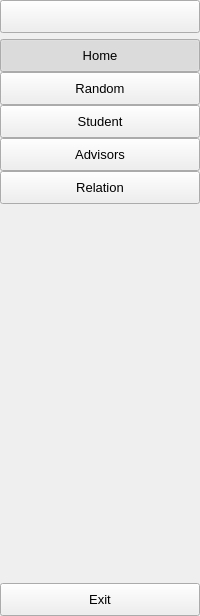
     <widget class="QWidget" name="full_menu_widget" native="true">
      <property name="styleSheet">
       <string notr="true">QWidget#full_menu_widget{
	background-color: rgba(0, 0, 0, 180);
}</string>
      </property>
      <layout class="QVBoxLayout" name="verticalLayout_4">
       <property name="leftMargin">
        <number>0</number>
       </property>
       <property name="topMargin">
        <number>0</number>
       </property>
       <property name="rightMargin">
        <number>0</number>
       </property>
       <property name="bottomMargin">
        <number>0</number>
       </property>
       <item>
        <layout class="QHBoxLayout" name="horizontalLayout_2">
         <property name="spacing">
          <number>0</number>
         </property>
         <item>
          <widget class="QPushButton" name="change_btn_1">
           <property name="minimumSize">
            <size>
             <width>0</width>
             <height>33</height>
            </size>
           </property>
           <property name="text">
            <string/>
           </property>
           <property name="icon">
            <iconset>
             <normaloff>:/icon/Icon/menu.ico</normaloff>:/icon/Icon/menu.ico</iconset>
           </property>
           <property name="iconSize">
            <size>
             <width>18</width>
             <height>18</height>
            </size>
           </property>
           <property name="checkable">
            <bool>true</bool>
           </property>
          </widget>
         </item>
        </layout>
       </item>
       <item>
        <layout class="QVBoxLayout" name="verticalLayout_2">
         <property name="spacing">
          <number>0</number>
         </property>
         <item>
          <widget class="QPushButton" name="home_btn_2">
           <property name="minimumSize">
            <size>
             <width>0</width>
             <height>33</height>
            </size>
           </property>
           <property name="font">
            <font>
             <pointsize>10</pointsize>
            </font>
           </property>
           <property name="text">
            <string>Home</string>
           </property>
           <property name="icon">
            <iconset>
             <normaloff>:/icon/Icon/home-grey.ico</normaloff>
             <normalon>:/icon/Icon/home-white.ico</normalon>:/icon/Icon/home-grey.ico</iconset>
           </property>
           <property name="iconSize">
            <size>
             <width>18</width>
             <height>18</height>
            </size>
           </property>
           <property name="checkable">
            <bool>true</bool>
           </property>
           <property name="checked">
            <bool>true</bool>
           </property>
           <property name="autoExclusive">
            <bool>true</bool>
           </property>
          </widget>
         </item>
         <item>
          <widget class="QPushButton" name="random_btn_2">
           <property name="minimumSize">
            <size>
             <width>0</width>
             <height>33</height>
            </size>
           </property>
           <property name="font">
            <font>
             <pointsize>10</pointsize>
            </font>
           </property>
           <property name="text">
            <string>Random</string>
           </property>
           <property name="icon">
            <iconset>
             <normaloff>:/icon/Icon/random-grey.ico</normaloff>
             <normalon>:/icon/Icon/randomwhite.ico</normalon>:/icon/Icon/random-grey.ico</iconset>
           </property>
           <property name="iconSize">
            <size>
             <width>18</width>
             <height>18</height>
            </size>
           </property>
           <property name="checkable">
            <bool>true</bool>
           </property>
           <property name="autoExclusive">
            <bool>true</bool>
           </property>
          </widget>
         </item>
         <item>
          <widget class="QPushButton" name="student_btn_2">
           <property name="minimumSize">
            <size>
             <width>0</width>
             <height>33</height>
            </size>
           </property>
           <property name="font">
            <font>
             <pointsize>10</pointsize>
            </font>
           </property>
           <property name="text">
            <string>Student</string>
           </property>
           <property name="icon">
            <iconset>
             <normaloff>:/icon/Icon/student-grey.ico</normaloff>
             <normalon>:/icon/Icon/student-white.ico</normalon>:/icon/Icon/student-grey.ico</iconset>
           </property>
           <property name="iconSize">
            <size>
             <width>18</width>
             <height>18</height>
            </size>
           </property>
           <property name="checkable">
            <bool>true</bool>
           </property>
           <property name="autoExclusive">
            <bool>true</bool>
           </property>
          </widget>
         </item>
         <item>
          <widget class="QPushButton" name="advisors_btn_2">
           <property name="minimumSize">
            <size>
             <width>0</width>
             <height>33</height>
            </size>
           </property>
           <property name="font">
            <font>
             <pointsize>10</pointsize>
            </font>
           </property>
           <property name="text">
            <string>Advisors</string>
           </property>
           <property name="icon">
            <iconset>
             <normaloff>:/icon/Icon/group-grey.ico</normaloff>
             <normalon>:/icon/Icon/group-white.ico</normalon>:/icon/Icon/group-grey.ico</iconset>
           </property>
           <property name="iconSize">
            <size>
             <width>18</width>
             <height>18</height>
            </size>
           </property>
           <property name="checkable">
            <bool>true</bool>
           </property>
           <property name="autoExclusive">
            <bool>true</bool>
           </property>
          </widget>
         </item>
         <item>
          <widget class="QPushButton" name="relation_btn_2">
           <property name="minimumSize">
            <size>
             <width>0</width>
             <height>33</height>
            </size>
           </property>
           <property name="font">
            <font>
             <pointsize>10</pointsize>
            </font>
           </property>
           <property name="text">
            <string>Relation</string>
           </property>
           <property name="icon">
            <iconset>
             <normaloff>:/icon/Icon/reference-grey.ico</normaloff>
             <normalon>:/icon/Icon/reference-white.ico</normalon>:/icon/Icon/reference-grey.ico</iconset>
           </property>
           <property name="iconSize">
            <size>
             <width>18</width>
             <height>18</height>
            </size>
           </property>
           <property name="checkable">
            <bool>true</bool>
           </property>
           <property name="autoExclusive">
            <bool>true</bool>
           </property>
          </widget>
         </item>
        </layout>
       </item>
       <item>
        <spacer name="verticalSpacer_2">
         <property name="orientation">
          <enum>Qt::Vertical</enum>
         </property>
         <property name="sizeHint" stdset="0">
          <size>
           <width>20</width>
           <height>373</height>
          </size>
         </property>
        </spacer>
       </item>
       <item>
        <widget class="QPushButton" name="exit_btn_2">
         <property name="minimumSize">
          <size>
           <width>0</width>
           <height>33</height>
          </size>
         </property>
         <property name="font">
          <font>
           <pointsize>10</pointsize>
          </font>
         </property>
         <property name="text">
          <string>Exit</string>
         </property>
         <property name="icon">
          <iconset>
           <normaloff>:/icon/Icon/close-window.ico</normaloff>:/icon/Icon/close-window.ico</iconset>
         </property>
         <property name="iconSize">
          <size>
           <width>18</width>
           <height>18</height>
          </size>
         </property>
        </widget>
       </item>
      </layout>
     </widget>
